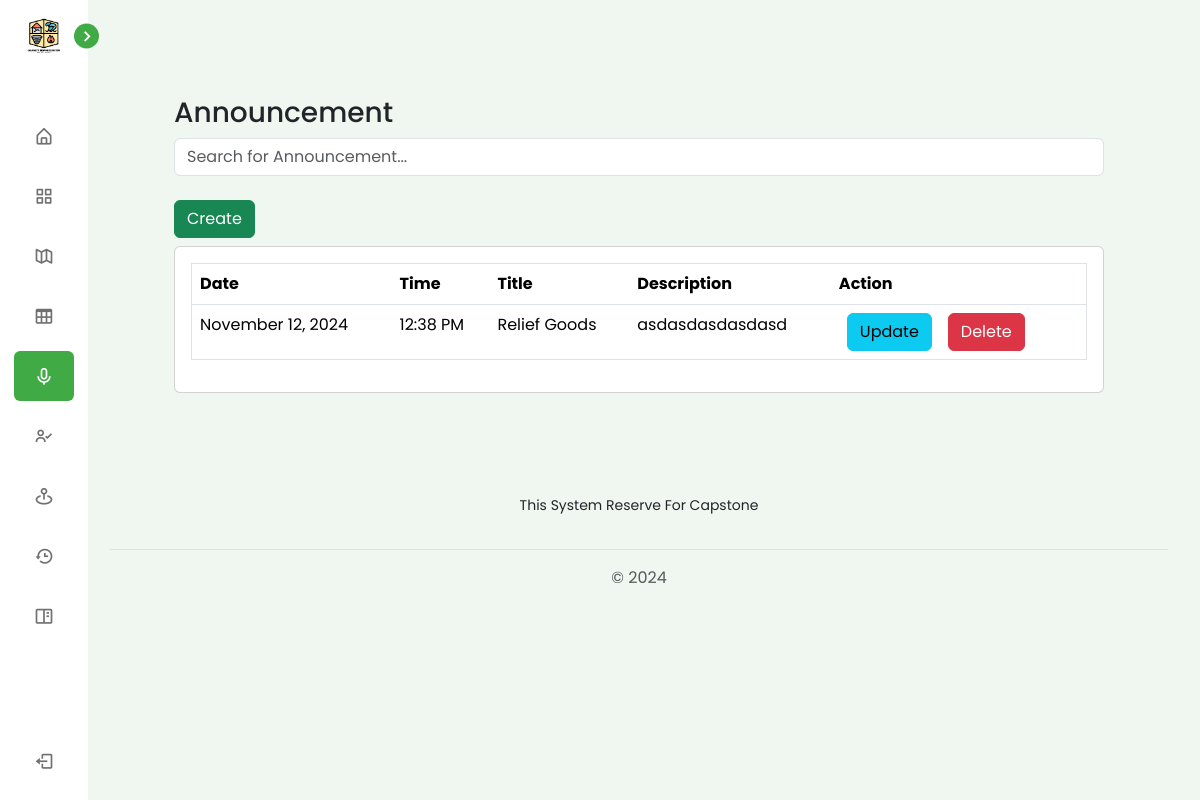
/view/pages/admin/annoucement.php (signed in), run on the app's committed database.
### tables this page shows
CREATE TABLE `tbl_announcement` (
  `id` int(255) NOT NULL,
  `announcement_title` varchar(255) NOT NULL,
  `announcement_description` varchar(255) NOT NULL,
  `announcement_date` date NOT NULL,
  `announcement_time` time NOT NULL
);

### connection/connection.php (called while the page is built, shortened)
<?php
class config {
    public function __construct(){
        $dsn = "mysql:host=".H.";dbname=".DB;
        $username = U;
        $password = P;
        try {
            $this->pdo = new PDO($dsn, $username, $password);
        } catch (PDOException $e) {
            die("Connection failed: " . $e->getMessage());
        }
    }
}
?>

### controller/AnnouncementController.php (called while the page is built, shortened)
<?php
    require_once('../../../services/AnnouncementServices.php');
    $announcementServices = new AnnouncementServices();
?>

### services/AnnouncementServices.php (called while the page is built, shortened)
<?php
require_once("../../../connection/connection.php");
class AnnouncementServices extends config {
    public function getActiveAnnouncement() {
        try {
            $query = "SELECT
                            `id`,
                            `announcement_title`,
                            `announcement_description`,
                            `announcement_date`,
                            `announcement_time`
                        FROM
                            `tbl_announcement`
                        ORDER BY
                            `announcement_date` & `announcement_time` DESC";
            $stmt = $this->pdo->prepare($query);
            $stmt->execute();
            $announcement =  $stmt->fetchAll(PDO::FETCH_ASSOC);
            return  $announcement;
        } catch (PDOException $e) {
            echo "Error: " . $e->getMessage();
        }
    }
}
?>

### view/pages/admin/annoucement.php (the view, shortened to what this page needs)
<?php
require_once('../../../controller/AnnouncementController.php');
$activeAnnouncement = $announcementServices->getActiveAnnouncement();
?>
<?php require_once('../../components/header.php')?>
<div class="p-0 p-md-5">
    <div class="p-4">
        <h3 class="text-dark">Announcement</h3>
        <div class="mb-3">
            <input type="text" id="searchInput" class="form-control" placeholder="Search for Announcement...">
        </div>
        <button type="button" class="btn btn-success mx-0 my-md-2"
                                        data-bs-toggle="modal"
                                        data-bs-target="#announcementModal"
                                        data-bs-action="create">
                                        Create
                                    </button>
        <div class="table-responsive card p-3">
            <table border="1" class="table p-3" id="pestData">
                <thead>
                    <tr>
                        <th>Date</th>
                        <th>Time</th>
                        <th>Title</th>
                        <th>Description</th>
                        <th>Action</th>
                    </tr>
                </thead>
                <tbody>
                    <?php if (!empty($activeAnnouncement)): ?>
                        <?php foreach ($activeAnnouncement  as $announcement): ?>
                            <tr>
                                <td><?php
                                    $date = new DateTime($announcement['announcement_date']);
                                    echo $date->format('F j, Y')?>
                                </td>
                                <td><?php
                                    $time = new DateTime($announcement['announcement_time']);
                                    echo $time->format('g:i A')?>
                                </td>
                                <td><?php echo htmlspecialchars($announcement['announcement_title']); ?></td>
                                <td><?php echo htmlspecialchars($announcement['announcement_description']); ?></td>
                                <td><button type="button" class="btn btn-info mx-0 mx-md-2 my-1 my-md-0"
                                        data-bs-toggle="modal"
                                        data-bs-target="#announcementModal"
                                        data-bs-id="<?php echo htmlspecialchars($announcement['id']); ?>"
                                        data-bs-date="<?php echo htmlspecialchars($announcement['announcement_date']); ?>"
                                        data-bs-time="<?php echo htmlspecialchars($announcement['announcement_time']); ?>"
                                        data-bs-title="<?php echo htmlspecialchars($announcement['announcement_title']); ?>"
                                        data-bs-description="<?php echo htmlspecialchars($announcement['announcement_description']); ?>"
                                        data-bs-action="update">
                                        Update
                                </button><button type="button" class="btn btn-danger mx-0 mx-md-2 my-1 my-md-0"
                                        data-bs-toggle="modal"
                                        data-bs-target="#deleteModal"
                                        data-bs-id="<?php echo htmlspecialchars($announcement['id']); ?>">
                                        Delete
                                </button></td>
                            </tr>
                        <?php endforeach; ?>
                    <?php else: ?>
                        <tr>
                            <td colspan="6" class="text-center">No records found.</td>
                        </tr>
                    <?php endif; ?>
                </tbody>
            </table>
        </div>
    </div>
</div>
<?php require_once('../../components/footer.php')?>

### view/css/sidebar.css (style rules this page uses)
* { margin: 0; padding: 0; box-sizing: border-box; font-family: 'Poppins', sans-serif; }
:root { --body-color: #f0f6f0; --sidebar-color: #FFF; --primary-color: #40aa44; --primary-color-light: #fffbf5; --toggle-color: #DDD; --text-color: #707070; --tran-03: all 0.2s ease; --tran-03: all 0.3s ease; --tran-04: all 0.3s ease; --tran-05: all 0.3s ease; }
body { min-height: 100vh; background-color: var(--body-color); transition: var(--tran-05); }

### data on the page
tbl_announcement: announcement_date "November 12, 2024", announcement_time "12:38 PM", announcement_title "Relief Goods", announcement_description "asdasdasdasdasd"
